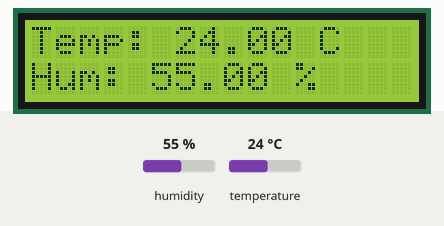
The sketch below on a simulated Arduino Uno, built with avr-gcc and run on an emulated ATmega328P. Shown: 16×2 character LCD. Inputs (shaded band) come from the test bench; at power-on: humidity 55 %, temperature 24 °C.

Above: at 3.2 s.
3.3 s: humidity set to 22 %
At 5.3 s:
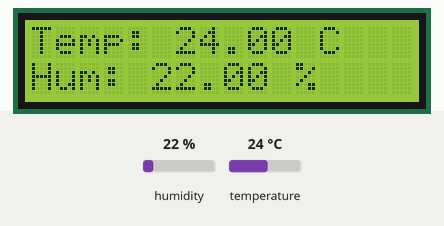
6.0 s: temperature set to 12 °C
At 6.6 s:
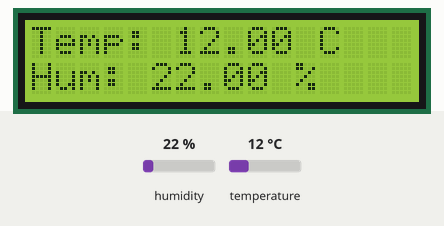
8.7 s: humidity set to 40 %
At 10.5 s:
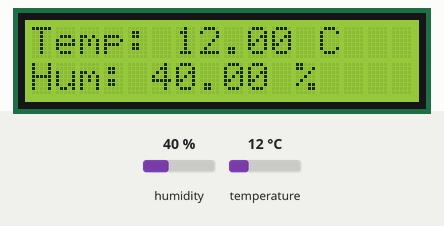
11.7 s: temperature set to 19 °C
At 13.1 s:
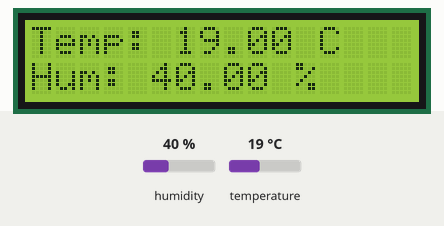
Timing chart, 0 to 14.7 s (numbered marks = the images above; inputs shaded):
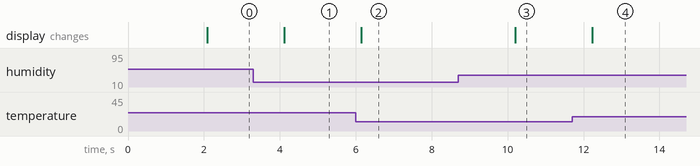

Measured:
- after the input at 3.3 s, the display: changes after 0.82 s (image 1)
- after the input at 6.0 s, the display: changes after 0.15 s (image 2)
- after the input at 8.7 s, the display: changes after 1.5 s (image 3)
- after the input at 11.7 s, the display: changes after 0.53 s (image 4)

The sketch:

temp-humidity_lcd.ino
```cpp
#include <LiquidCrystal.h>
#include <DHT.h>

// Pin definitions
#define DHTPIN 8       // Pin where the DHT11 is connected
#define DHTTYPE DHT11  // DHT 11 sensor type

// Initialize DHT sensor
DHT dht(DHTPIN, DHTTYPE);

// Initialize the LCD: RS, E, D4, D5, D6, D7
LiquidCrystal lcd(7, 6, 5, 4, 3, 2);

void setup() {
  // Start LCD and DHT
  lcd.begin(16, 2); // Set up LCD as 16x2
  dht.begin();

  // Display initializing message
  lcd.print("Initializing...");
  delay(2000); // Pause for 2 seconds
}

void loop() {
  // Read data from DHT11
  float humidity = dht.readHumidity();
  float temperature = dht.readTemperature();

  // Check if the readings are valid
  if (isnan(humidity) || isnan(temperature)) {
    lcd.setCursor(0, 0); // Set cursor to the first row
    lcd.print("Error Reading!  "); // Print error message
    delay(2000);
    return;
  }

  // Display temperature
  lcd.setCursor(0, 0); // Set cursor to the first row
  lcd.print("Temp: ");
  lcd.print(temperature);
  lcd.print(" C  "); // Ensure to clear trailing characters

  // Display humidity
  lcd.setCursor(0, 1); // Set cursor to the second row
  lcd.print("Hum: ");
  lcd.print(humidity);
  lcd.print(" %   "); // Ensure to clear trailing characters

  delay(2000); // Refresh data every 2 seconds
}
```
